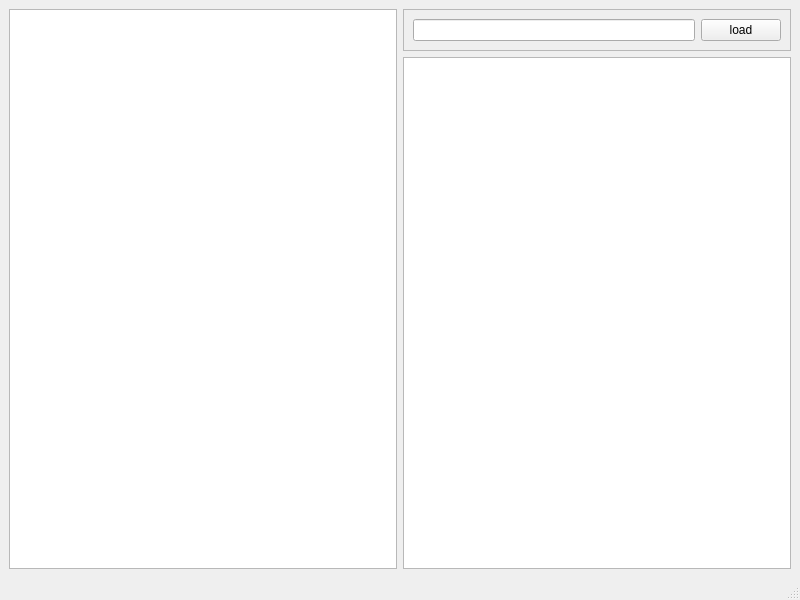
<?xml version="1.0" encoding="UTF-8"?>
<ui version="4.0">
 <class>FeatureModelEditor</class>
 <widget class="QMainWindow" name="FeatureModelEditor">
  <property name="geometry">
   <rect>
    <x>0</x>
    <y>0</y>
    <width>800</width>
    <height>600</height>
   </rect>
  </property>
  <property name="windowTitle">
   <string>MainWindow</string>
  </property>
  <widget class="QWidget" name="centralwidget">
   <layout class="QGridLayout" name="gridLayout">
    <item row="1" column="2">
     <widget class="QTextEdit" name="textEdit"/>
    </item>
    <item row="0" column="2">
     <widget class="QFrame" name="frame">
      <property name="frameShape">
       <enum>QFrame::StyledPanel</enum>
      </property>
      <property name="frameShadow">
       <enum>QFrame::Raised</enum>
      </property>
      <layout class="QGridLayout" name="gridLayout_2">
       <item row="0" column="1">
        <widget class="QPushButton" name="loadModel">
         <property name="text">
          <string>load</string>
         </property>
        </widget>
       </item>
       <item row="0" column="0">
        <widget class="QLineEdit" name="ModelFile"/>
       </item>
      </layout>
     </widget>
    </item>
    <item row="0" column="0" rowspan="2">
     <widget class="QGraphicsView" name="featureGraph"/>
    </item>
   </layout>
  </widget>
  <widget class="QMenuBar" name="menubar">
   <property name="geometry">
    <rect>
     <x>0</x>
     <y>0</y>
     <width>800</width>
     <height>30</height>
    </rect>
   </property>
  </widget>
  <widget class="QStatusBar" name="statusbar"/>
 </widget>
 <resources/>
 <connections/>
</ui>
